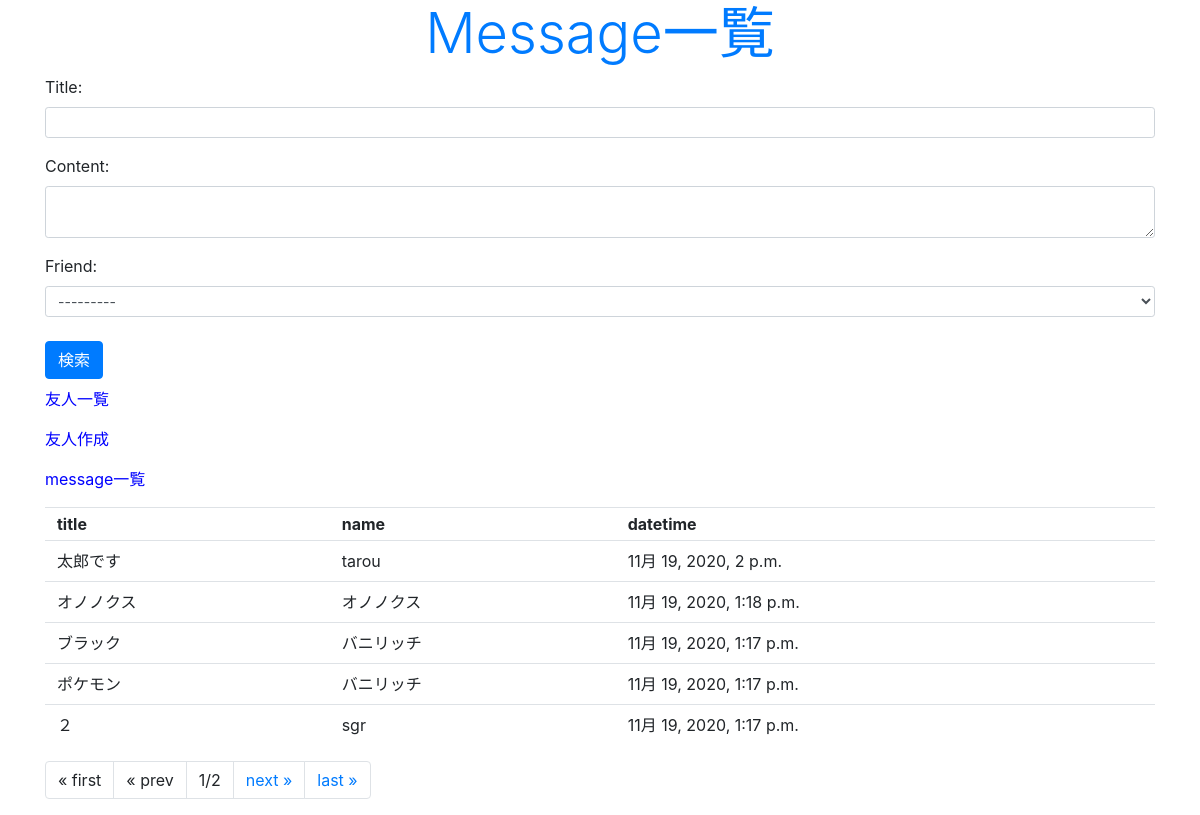
The app's page /mkfri/message/ with its own data.
### mkfri/models.py (models this page shows, shortened)
class Message(models.Model):
  friend = models.ForeignKey(Friend, on_delete=models.CASCADE) #Friendモデルとの紐付け
  title = models.CharField(max_length=100)
  content = models.CharField(max_length=300)
  put_date = models.DateTimeField(auto_now_add=True)
  class Meta:
    ordering = ('put_date',)

class Friend(models.Model):
  name = models.CharField(max_length=100)
  mail = models.EmailField(max_length=200)
  gender = models.BooleanField()
  age = models.IntegerField(default=0)
  birthday = models.DateField()
  def __str__(self):
    return '<Friend:id=' + str(self.id) + ',' + self.name + '(' + str(self.age) + ')>'

### mkfri/views.py (the view)
# urls.py: path('message/', views.message, name='message'),
def message(request, page=1):
  if (request.method == 'POST'):
    obj = Message()
    form = MessageForm(request.POST,instance=obj)
    form.save()
  data = Message.objects.all().reverse()
  paginator = Paginator(data,5)
  params = {
    'title': 'Message一覧',
    'form': MessageForm(),
    'data': paginator.get_page(page),
  }
  return render(request, 'mkfri/message.html', params)

### mkfri/forms.py
class MessageForm(forms.ModelForm):
  class Meta:
    model = Message
    fields = ['title', 'content', 'friend']
    widgets ={
      'title': forms.TextInput(attrs={'class':'form-control form-control-sm'}),
      'content': forms.Textarea(attrs={'class':'form-control form-control-sm','rows':2}),
      'friend': forms.Select(attrs={'class':'form-control form-control-sm'}),
    }

### mkfri/templates/mkfri/message.html (shortened to what this page needs)
{% load static %}
<!DOCTYPE html>
<html lang="ja">
  <head>
    <link rel="stylesheet" href="https://stackpath.bootstrapcdn.com/bootstrap/4.2.1/css/bootstrap.min.css">
    <link rel="stylesheet" type="text/css" href="{% static 'mkfri/css/style.css' %}">
  </head>
  <body class="container">
    <h1 class="display-4 text-primary">{{title}}</h1>
    <form action="{% url 'message' %}" method="POST">
      {{ form.as_p }}
      <input type="submit" class="btn btn-primary my-2" value="検索">
    </form>
    <p><a href="{% url 'index' %}">友人一覧</a></p>
    <p><a href="{% url 'create' %}">友人作成</a></p>
    <p><a href="{% url 'message' %}">message一覧</a></p>
    <table class="table">
      <tr>
        <th class="py-1">title</th>
        <th class="py-1">name</th>
        <th class="py-1">datetime</th>
      </tr>
      {% for item in data %}
      <tr>
        <td class="py-2">{{item.title}}</td>
        <td class="py-2">{{item.friend.name}}</td>
        <td class="py-2">{{item.put_date}}</td>
      </tr>
      {% endfor %}
    </table>
    <ul class="pagination">
      {% if data.has_previous %}
      <li class="page-item"><a href=" {% url 'message' %}" class="page-link">&laquo; first</a></li>
      <li class="page-item"><a href=" {% url 'message' %}{{data.previous_page_number}}" class="page-link">&laquo; prev</a></li>
      {% else %}
      <li class="page-item"><a class="page-link">&laquo; first</a></li>
      <li class="page-item"><a class="page-link">&laquo; prev</a></li>
      {% endif %}
      <li class="page-item"><a class="page-link">{{data.number}}/{{data.paginator.num_pages}}</a></li>
      {% if data.has_next %}
      <li class="page-item"><a href=" {% url 'message' %}{{data.next_page_number}}" class="page-link">next &raquo;</a></li>
      <li class="page-item"><a href=" {% url 'message' %}{{data.paginator.num_pages}}" class="page-link">last &raquo;</a></li>
      {% else %}
      <li class="page-item"><a class="page-link">next &raquo;</a></li>
      <li class="page-item"><a class="page-link">last &raquo;</a></li>
      {% endif %}
    </ul>
  </body>
</html>

### mkfri/static/mkfri/css/style.css (style rules this page uses)
body { font-size: 16px; }
h1 { text-align: center; }
a { color: blue; text-decoration: none; }

### records on screen
Message: title "太郎です", friend.name "tarou", put_date "11月 19, 2020, 2 p.m."
Message: title "オノノクス", friend.name "オノノクス", put_date "11月 19, 2020, 1:18 p.m."
Message: title "ブラック", friend.name "バニリッチ", put_date "11月 19, 2020, 1:17 p.m."
Message: title "ポケモン", friend.name "バニリッチ", put_date "11月 19, 2020, 1:17 p.m."
Message: title "２", friend.name "sgr", put_date "11月 19, 2020, 1:17 p.m."

### other values on screen
{{ title }} "Message一覧"
{{ data.number }} "1"
{{ data.paginator.num_pages }} "2"
